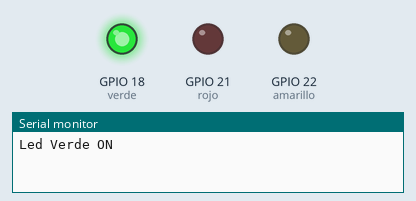
This sketch was run on a simulated ESP32. Shown: output pins drawn as LEDs (lit = HIGH), the last lines printed to the serial monitor.

Above: at 0.5 s.
At 1.5 s:
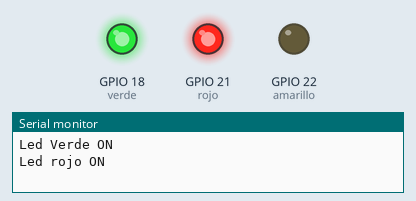
At 2.5 s:
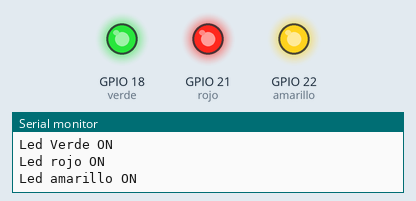
At 3.5 s:
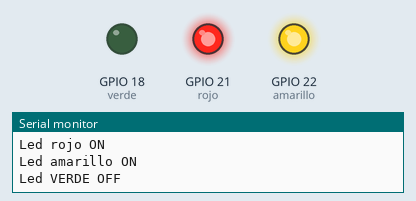
At 4.5 s:
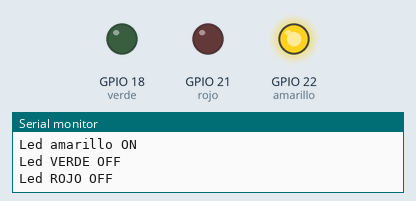
At 5.5 s:
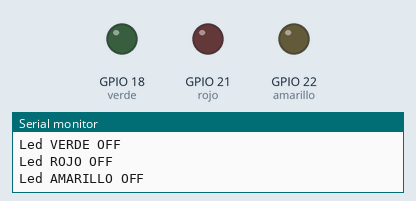
Timing chart, 0 to 7.8 s (numbered marks = the images above):
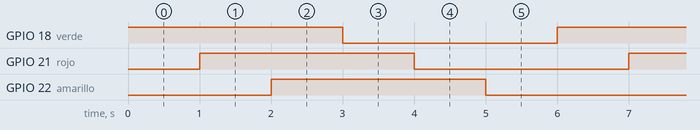

The sketch:

sketch.ino
```cpp
// CIRCUITO 2: CONTROL DE SEMÁFORO DE 3 LEDS - ESP32
#define verde 18       // GPIO 18 -> LED Verde
#define rojo 21        // GPIO 21 -> LED Rojo
#define amarillo 22    // GPIO 22 -> LED Amarillo

void setup() {
  Serial.begin(115200);
  pinMode(verde, OUTPUT);
  pinMode(rojo, OUTPUT);
  pinMode(amarillo, OUTPUT);
}

void loop() {
  digitalWrite(verde, HIGH);
  Serial.println("Led Verde ON ");
  delay(1000);

  digitalWrite(rojo, HIGH);
  Serial.println("Led rojo ON ");
  delay(1000);

  digitalWrite(amarillo, HIGH);
  Serial.println("Led amarillo ON ");
  delay(1000);

  digitalWrite(verde, LOW);
  Serial.println("Led VERDE OFF ");
  delay(1000);

  digitalWrite(rojo, LOW);
  Serial.println("Led ROJO OFF ");
  delay(1000);

  digitalWrite(amarillo, LOW);
  Serial.println("Led AMARILLO OFF ");
  delay(1000);
}
```

Measured:
- by itself, GPIO 18 (verde), GPIO 21 (rojo), GPIO 22 (amarillo): alternates HIGH for 3.0 s and LOW for 3.0 s
- by itself, everything shown: repeats every 6.0 s, in 6 steps
